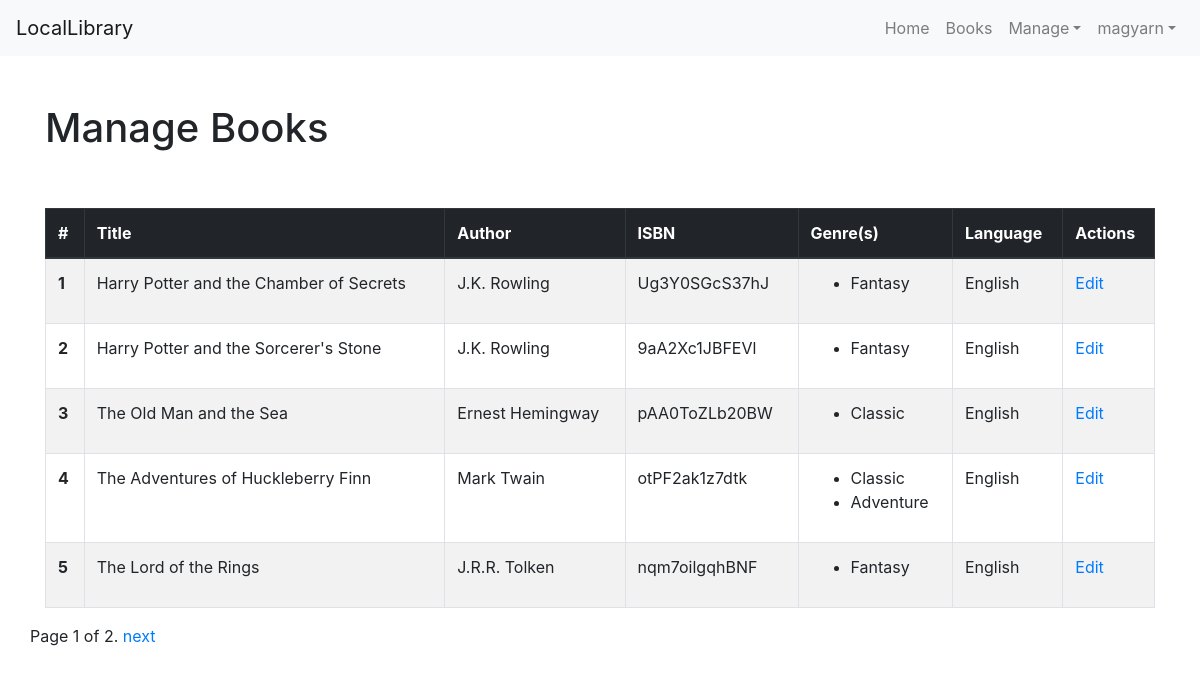
Page /catalog/manage-books/ (signed in) on the committed database.
### catalog/models.py (models this page shows, shortened)
class Book(models.Model):
    title = models.CharField(max_length=200)
    author = models.ForeignKey('Author', on_delete=models.SET_NULL, null=True)
    summary = models.TextField(max_length=1000, help_text='Enter a brief description of the book')
    isbn = models.CharField('ISBN', max_length=13, help_text='13 Character <a href="https://www.isbn-international.org/content/what-isbn">ISBN number</a>')
    genre = models.ManyToManyField(Genre, help_text='Select a genre for this book')
    language = models.ForeignKey('Language', on_delete=models.SET_NULL, null=True)
    created_at = models.DateTimeField(auto_now_add=True)
    class Meta:
      permissions = (
        ('is_librarian', 'Has super powers'),
      )
    def display_genre(self):
        """Create a string for the Genre. This is required to display genre in Admin."""
        return ', '.join(genre.name for genre in self.genre.all()[:3])
    display_genre.short_description = 'Genre'

class Author(models.Model):
  first_name = models.CharField(max_length=100)
  last_name = models.CharField(max_length=100)
  date_of_birth = models.DateField(null=True, blank=True)
  date_of_death = models.DateField(null=True, blank=True)
  class Meta:
    ordering = ['last_name', 'first_name']
    permissions = (
      ('can_add_author', 'Add author'),
      ('can_edit_author', 'Edit author'),
      ('can_delete_author', 'Delete author'),
    )
  def __str__(self):
    return f'{self.first_name} {self.last_name}'

class Genre(models.Model):
  name = models.CharField(max_length=200, help_text='Enter a book genre (e.g., Science Fiction)')
  def __str__(self):
    return self.name

class Language(models.Model):
  name = models.CharField(max_length=200,
                          help_text='Enter the book\'s natural language (e.g., English, French, Japanese, etc.)')
  def __str__(self):
    return self.name

### catalog/views.py (the view)
# urls.py: path('manage-books/', views.ManageBooksView.as_view(), name="manage-books"),
class ManageBooksView(PermissionRequiredMixin, generic.ListView):
  permission_required = 'catalog.is_librarian'
  model = Book
  template_name = 'catalog/manage_books.html'
  paginate_by = 5

### catalog/templates/catalog/manage_books.html
{% extends "../base.html" %}
{% block content %}
<div class="container">
  <h1 class="mt-5">Manage Books</h1>
  {% if book_list %}
  <div class="table-responsive">
    <table class="table table-striped table-bordered table-hover mt-5">
      <thead class="thead-dark">
        <tr>
          <th scope="col">#</th>
          <th scope="col">Title</th>
          <th scope="col">Author</th>
          <th scope="col">ISBN</th>
          <th scope="col">Genre(s)</th>
          <th scope="col">Language</th>
          <th scope="col">Actions</th>
        </tr>
      </thead>
      <tbody>
        {% for book in book_list %}
        <tr>
          <th scope="row">{{ forloop.counter }} </th>
          <td>{{ book.title }}</td>
          <td>{{ book.author }}</td>
          <td>{{ book.isbn }}</td>
          <td>
            <ul>
              {% for genre in book.genre.all %}
              <li>{{ genre }}</li>
              {% endfor %}
            </ul>
          </td>
          <td>{{ book.language }}</td>
          <td><a href="{% url 'catalog:book-update' pk=book.pk %}">Edit</a></td>
        </tr>
        {% endfor %}
      </tbody>
    </table>
  </div>
  {% else %}
  <p>There are no books in the library.</p>
  {% endif %}
</div>
{% endblock %}

### catalog/templates/base.html (shortened to what this page needs)
{% load pipeline %}
<!DOCTYPE html>
<html lang="en">
<head>
  <link rel="stylesheet" href="https://stackpath.bootstrapcdn.com/bootstrap/4.1.3/css/bootstrap.min.css"
>
</head>
<body>
  <nav class="container-fluid navbar navbar-expand-md navbar-light bg-light">
    <a class="navbar-brand" href="{% url 'catalog:index' %}">LocalLibrary</a>
    <div class="collapse navbar-collapse" id="navbarSupportedContent">
      <ul class="navbar-nav ml-auto">
        <li class="nav-item"><a class="nav-link" href="{% url 'catalog:index' %}">Home</a></li>
        <li class="nav-item"><a class="nav-link" href="{% url 'catalog:book-list' %}">Books</a></li>
        {% if perms.catalog.is_librarian %}
        <li class="nav-item dropdown">
          <a class="nav-link dropdown-toggle" data-toggle="dropdown" href="#" role="#" aria-haspopup="true"
            aria-expanded="false">Manage</a>
        </li>
        {% endif %}
        {% if user.is_authenticated %}
        <li class="nav-item dropdown">
          <a class="nav-link dropdown-toggle" data-toggle="dropdown" href="#" role="#" aria-haspopup="true" aria-expanded="false">{{ user.username }}</a>
        </li>
        {% else %}
        <li class="nav-item"><a class="nav-link" href="{% url 'login'%}?next={{request.path}}">Login</a></li>
        {% endif %}
      </ul>
    </div>
  </nav>
  <div>
    {% block content %}{% endblock %}
    {% block pagination %}
      {% if is_paginated %}
        <div class="container pagination">
          <span class="page-links">
            <span class="page-current">
              Page {{ page_obj.number }} of {{ page_obj.paginator.num_pages }}.
            </span>
            {% if page_obj.has_next %}
            <a href="{{ request.path }}?page={{ page_obj.next_page_number }}">next</a>
            {% endif %}
          </span>
        </div>
      {% endif %}
    {% endblock %}
  </div>
</body>
</html>

### rows in the picture
Book: title "Harry Potter and the Chamber of Secrets", author "J.K. Rowling", isbn "Ug3Y0SGcS37hJ", language "English"
Genre: name "Fantasy"
Book: title "Harry Potter and the Sorcerer's Stone", author "J.K. Rowling", isbn "9aA2Xc1JBFEVl", language "English"
Book: title "The Old Man and the Sea", author "Ernest Hemingway", isbn "pAA0ToZLb20BW", language "English"
Genre: name "Classic"
Book: title "The Adventures of Huckleberry Finn", author "Mark Twain", isbn "otPF2ak1z7dtk", language "English"
Genre: name "Adventure"
Book: title "The Lord of the Rings", author "J.R.R. Tolken", isbn "nqm7oilgqhBNF", language "English"

### other values in the picture
{{ user.username }} "magyarn"
{{ page_obj.number }} "1"
{{ page_obj.paginator.num_pages }} "2"
